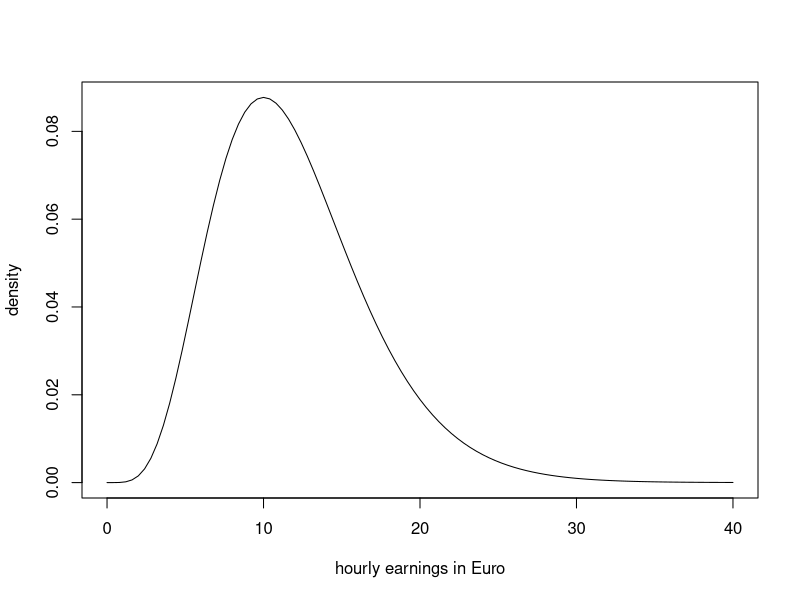
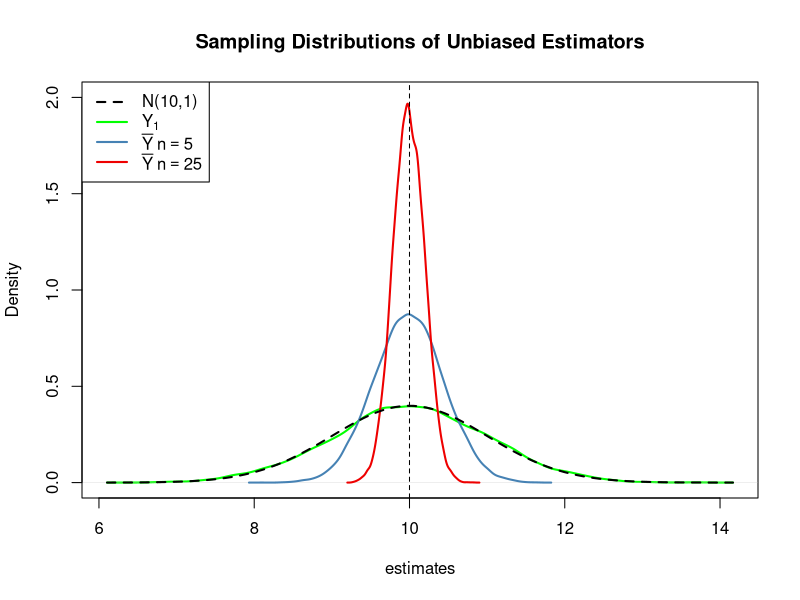
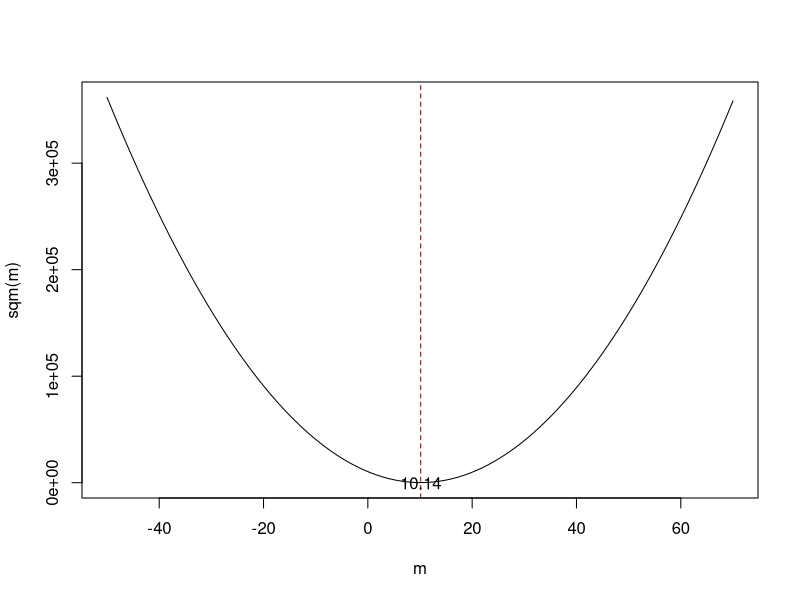
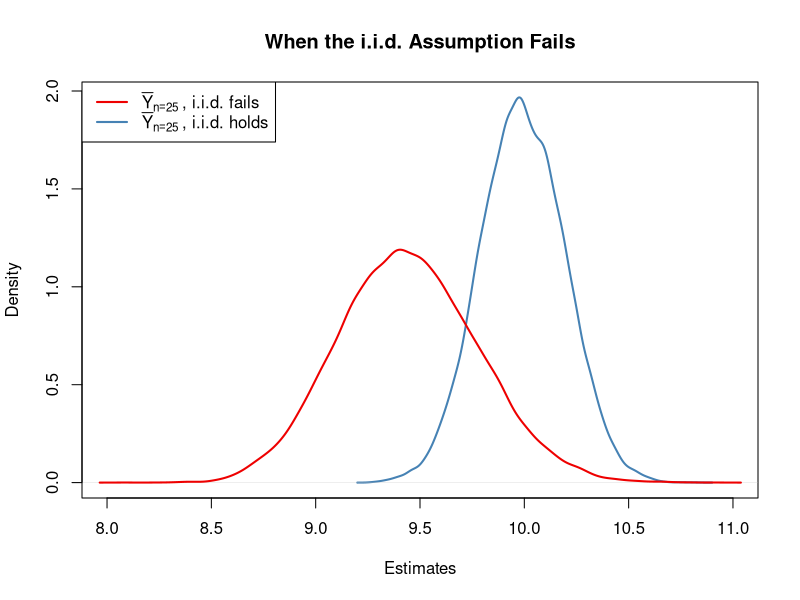
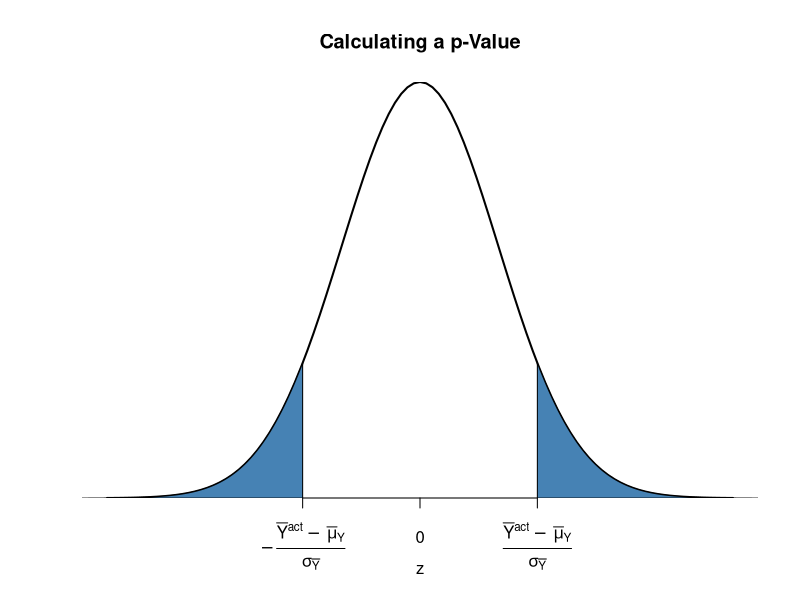
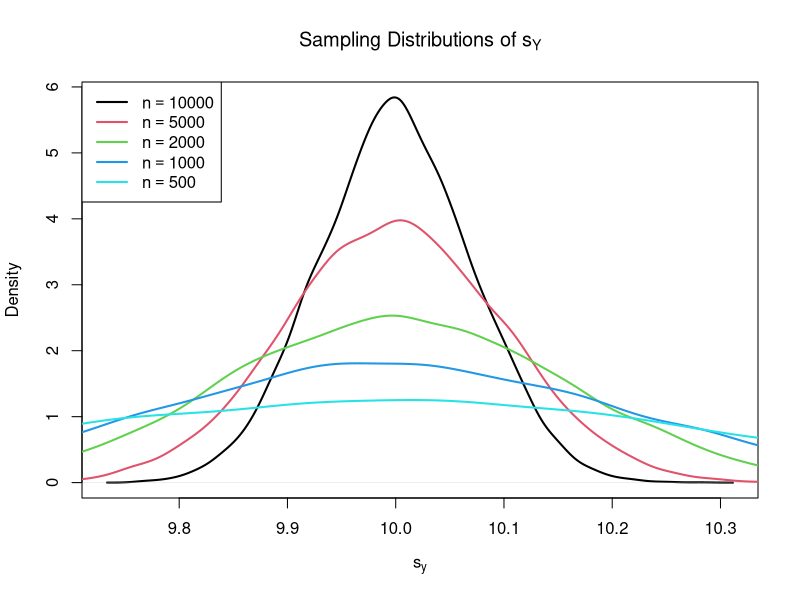
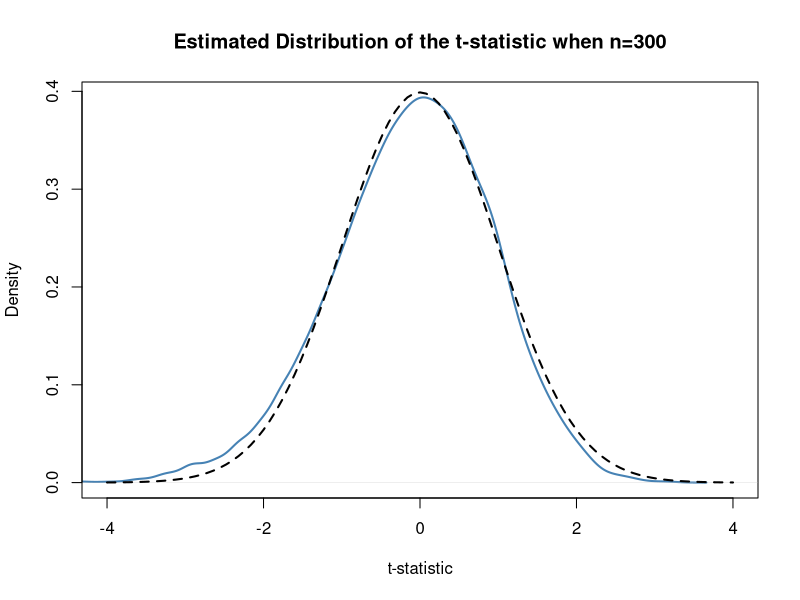
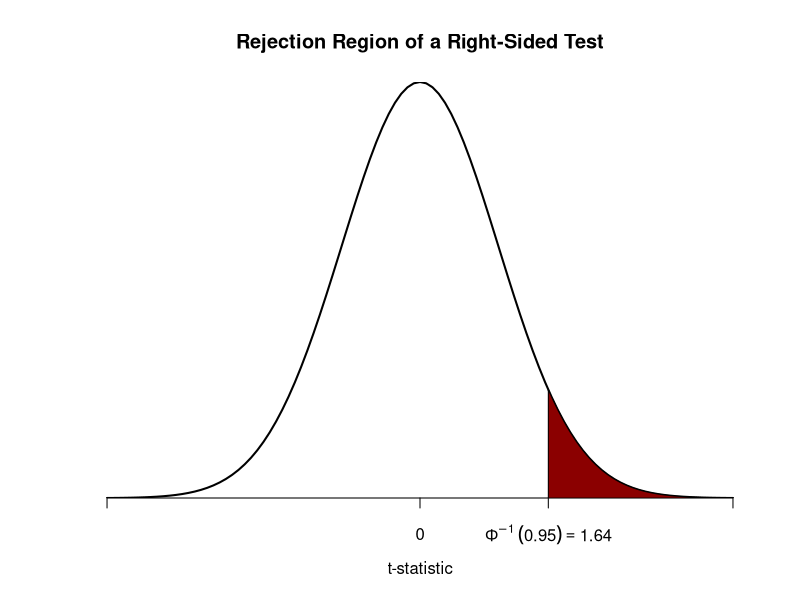

Write the R code that produced these figures, in order. (Note: this script raises an error after producing the figures.)
## ---- chunk 1
cat('
<div class = "keyconcept" id="KC3.1">
<h3 class = "right"> Key Concept 3.1 </h3>          
<h3 class = "left"> Estimators and Estimates </h3>

*Estimators* are functions of sample data drawn from an unknown population. *Estimates* are numeric values computed by estimators based on the sample data. Estimators are random variables because they are functions of *random* data. Estimates are nonrandom numbers.

</div>
')
## ---- chunk 2
cat('\\begin{keyconcepts}[Estimators and Estimates]{3.1}
\\textit{Estimators} are functions of sample data that are drawn randomly from an unknown population. \\textit{Estimates} are numeric values computed by estimators based on the sample data. Estimators are random variables because they are functions of \\textit{random} data. Estimates are nonrandom numbers.
\\end{keyconcepts}')
## ---- chunk 3
# plot the chi_12^2 distribution
curve(dchisq(x, df=12), 
      from = 0, 
      to = 40, 
      ylab = "density", 
      xlab = "hourly earnings in Euro")
## ---- chunk 4
# set seed for reproducibility
set.seed(1)

# sample from the chi_12^2 distribution, use only the first observation
rsamp <- rchisq(n = 100, df = 12)
rsamp[1]
## ---- chunk 5
cat('
<div class = "keyconcept" id="KC3.2">
<h3 class = "right"> Key Concept 3.2 </h3>          
<h3 class = "left"> Bias, Consistency and Efficiency </h3>

Desirable characteristics of an estimator include unbiasedness, consistency and efficiency.

**Unbiasedness:**  
If the mean of the sampling distribution of some estimator $\\hat\\mu_Y$ for the population mean $\\mu_Y$ equals $\\mu_Y$,
$$ E(\\hat\\mu_Y) = \\mu_Y, $$
the estimator is unbiased for $\\mu_Y$. The *bias* of $\\hat\\mu_Y$ then is $0$:

$$ E(\\hat\\mu_Y) - \\mu_Y = 0$$

**Consistency:**

We want the uncertainty of the estimator $\\mu_Y$ to decrease as the number of observations in the sample grows. More precisely, we want the probability that the estimate $\\hat\\mu_Y$ falls within a small interval around the true value $\\mu_Y$ to get increasingly closer to $1$ as $n$ grows. We write this as

$$ \\hat\\mu_Y \\xrightarrow{p} \\mu_Y. $$

**Variance and efficiency:**

We want the estimator to be efficient. Suppose we have two estimators, $\\hat\\mu_Y$ and $\\overset{\\sim}{\\mu}_Y$ and for some given sample size $n$ it holds that

$$ E(\\hat\\mu_Y) = E(\\overset{\\sim}{\\mu}_Y) = \\mu_Y $$
but
$$\\text{Var}(\\hat\\mu_Y) < \\text{Var}(\\overset{\\sim}{\\mu}_Y).$$

We then prefer to use $\\hat\\mu_Y$ as it has a lower variance than $\\overset{\\sim}{\\mu}_Y$, meaning that $\\hat\\mu_Y$ is more *efficient* in using the information provided by the observations in the sample.

</div>
')
## ---- chunk 6
cat('\\begin{keyconcepts}[Bias\\comma Consistency and Efficiency]{3.2}
Desirable characteristics of an estimator include unbiasedness, consistency and efficiency.\\newline

\\textbf{Unbiasedness:}

If the mean of the sampling distribution of some estimator $\\hat\\mu_Y$ for the population mean $\\mu_Y$ equals $\\mu_Y$,
$$ E(\\hat\\mu_Y) = \\mu_Ym, $$
the estimator is unbiased for $\\mu_Y$. The \\textit{bias} of $\\hat\\mu_Y$ then is $0$:

$$ E(\\hat\\mu_Y) - \\mu_Y = 0$$

\\textbf{Consistency:}

We want the uncertainty of the estimator $\\mu_Y$ to decrease as the number of observations in the sample grows. More precisely, we want the probability that the estimate $\\hat\\mu_Y$ falls within a small interval around the true value $\\mu_Y$ to get increasingly closer to $1$ as $n$ grows. We write this as

$$ \\hat\\mu_Y \\xrightarrow{p} \\mu_Y. $$

\\textbf{Variance and efficiency:}

We want the estimator to be efficient. Suppose we have two estimators, $\\hat\\mu_Y$ and $\\overset{\\sim}{\\mu}_Y$ and for some given sample size $n$ it holds that

$$ E(\\hat\\mu_Y) = E(\\overset{\\sim}{\\mu}_Y) = \\mu_Y $$
but
$$\\text{Var}(\\hat\\mu_Y) < \\text{Var}(\\overset{\\sim}{\\mu}_Y).$$

We then prefer to use $\\hat\\mu_Y$ as it has a lower variance than $\\overset{\\sim}{\\mu}_Y$, meaning that $\\hat\\mu_Y$ is more \\textit{efficient} in using the information provided by the observations in the sample.
\\end{keyconcepts}')
## ---- chunk 7
# generate a fictious population
pop <- rnorm(10000, 10, 1)

# sample from the population and estimate the mean
est1 <- replicate(expr = mean(sample(x = pop, size = 5)), n = 25000)

est2 <- replicate(expr = mean(sample(x = pop, size = 25)), n = 25000)

fo <- replicate(expr = sample(x = pop, size = 5)[1], n = 25000)
## ---- chunk 8
# check if object type is vector
is.vector(est1)
is.vector(est2)

# check length
length(est1)
length(est2)
## ---- chunk 9
# plot density estimate Y_1
plot(density(fo), 
      col = 'green', 
      lwd = 2,
      ylim = c(0, 2),
      xlab = 'estimates',
      main = 'Sampling Distributions of Unbiased Estimators')

# add density estimate for the distribution of the sample mean with n=5 to the plot
lines(density(est1), 
     col = 'steelblue', 
     lwd = 2, 
     bty = 'l')

# add density estimate for the distribution of the sample mean with n=25 to the plot
lines(density(est2), 
      col = 'red2', 
      lwd = 2)

# add a vertical line at the true parameter
abline(v = 10, lty = 2)

# add N(10,1) density to the plot
curve(dnorm(x, mean = 10), 
     lwd = 2,
     lty = 2,
     add = T)

# add a legend
legend("topleft",
       legend = c("N(10,1)",
                  expression(Y[1]),
                  expression(bar(Y) ~ n == 5),
                  expression(bar(Y) ~ n == 25)
                  ), 
       lty = c(2, 1, 1, 1), 
       col = c('black','green', 'steelblue', 'red2'),
       lwd = 2)
## ---- chunk 10
# define the function and vectorize it
sqm <- function(m) {
 sum((y-m)^2)
}
sqm <- Vectorize(sqm)

# draw random sample and compute the mean
y <- rnorm(100, 10, 1)
mean(y)
## ---- chunk 11
# plot the objective function
curve(sqm(x), 
      from = -50, 
      to = 70,
      xlab = "m",
      ylab = "sqm(m)")

# add vertical line at mean(y)
abline(v = mean(y), 
       lty = 2, 
       col = "darkred")

# add annotation at mean(y)
text(x = mean(y), 
     y = 0, 
     labels = paste(round(mean(y), 2)))
## ---- chunk 12
# compute the population mean of pop
mean(pop)
## ---- chunk 13
# simulate outcomes for the sample mean when the i.i.d. assumption fails
est3 <-  replicate(n = 25000, 
                   expr = mean(sample(x = sort(pop), 
                                      size = 10, 
                                      prob = c(rep(4, 2500), rep(1, 7500)))))

# compute the sample mean of the outcomes
mean(est3)
## ---- chunk 14
# sampling distribution of sample mean, i.i.d. holds, n=25
plot(density(est2), 
      col = 'steelblue',
      lwd = 2,
      xlim = c(8, 11),
      xlab = 'Estimates',
      main = 'When the i.i.d. Assumption Fails')

# sampling distribution of sample mean, i.i.d. fails, n=25
lines(density(est3),
      col = 'red2',
      lwd = 2)

# add a legend
legend("topleft",
       legend = c(expression(bar(Y)[n == 25]~", i.i.d. fails"),
                  expression(bar(Y)[n == 25]~", i.i.d. holds")
                  ), 
       lty = c(1, 1), 
       col = c('red2', 'steelblue'),
       lwd = 2)
## ---- chunk 15
# plot the standard normal density on the interval [-4,4]
curve(dnorm(x),
      xlim = c(-4, 4),
      main = 'Calculating a p-Value',
      yaxs = 'i',
      xlab = 'z',
      ylab = '',
      lwd = 2,
      axes = 'F')

# add x-axis
axis(1, 
     at = c(-1.5, 0, 1.5), 
     padj = 0.75,
     labels = c(expression(-frac(bar(Y)^"act"~-~bar(mu)[Y,0], sigma[bar(Y)])),
                0,
                expression(frac(bar(Y)^"act"~-~bar(mu)[Y,0], sigma[bar(Y)]))))

# shade p-value/2 region in left tail
polygon(x = c(-6, seq(-6, -1.5, 0.01), -1.5),
        y = c(0, dnorm(seq(-6, -1.5, 0.01)),0), 
        col = 'steelblue')

# shade p-value/2 region in right tail
polygon(x = c(1.5, seq(1.5, 6, 0.01), 6),
        y = c(0, dnorm(seq(1.5, 6, 0.01)), 0), 
        col = 'steelblue')
## ---- chunk 16
# vector of sample sizes
n <- c(10000, 5000, 2000, 1000, 500)

# sample observations, estimate using 'sd()' and plot the estimated distributions
sq_y <- replicate(n = 10000, expr = sd(rnorm(n[1], 10, 10)))
plot(density(sq_y),
     main = expression('Sampling Distributions of' ~ s[Y]),
     xlab = expression(s[y]),
     lwd = 2)

for (i in 2:length(n)) {
  sq_y <- replicate(n = 10000, expr = sd(rnorm(n[i], 10, 10)))
  lines(density(sq_y), 
        col = i, 
        lwd = 2)
}

# add a legend
legend("topleft",
       legend = c(expression(n == 10000),
                  expression(n == 5000),
                  expression(n == 2000),
                  expression(n == 1000),
                  expression(n == 500)), 
       col = 1:5,
       lwd = 2)
## ---- chunk 17
cat('
<div class = "keyconcept" id="KC3.4">
<h3 class = "right"> Key Concept 3.4 </h3>          
<h3 class = "left"> The Standard Error of $\\overline{Y}$ </h3>

Take an i.i.d. sample $Y_1, \\dots, Y_n$. The mean of $Y$ is consistently estimated by $\\overline{Y}$, the sample mean of the $Y_i$. Since $\\overline{Y}$ is a random variable, it has a sampling distribution with variance $\\frac{\\sigma_Y^2}{n}$.

The standard error of $\\overline{Y}$, denoted $SE(\\overline{Y})$ is an estimator of the standard deviation of $\\overline{Y}$:

$$ SE(\\overline{Y}) = \\hat\\sigma_{\\overline{Y}} = \\frac{s_Y}{\\sqrt{n}} $$

The caret (^) over $\\sigma$ indicates that $\\hat\\sigma_{\\overline{Y}}$ is an estimator for $\\sigma_{\\overline{Y}}$. 
</div>
')
## ---- chunk 18
cat('\\begin{keyconcepts}[The Standard Error of $\\overline{Y}$]{3.4}
Take an i.i.d. sample $Y_1, \\dots, Y_n$. The mean of $Y$ is consistently estimated by $\\overline{Y}$, the sample mean of the $Y_i$. Since $\\overline{Y}$ is a random variable, it has a sampling distribution with variance $\\frac{\\sigma_Y^2}{n}$.

The standard error of $\\overline{Y}$, denoted $SE(\\overline{Y})$ is an estimator of the standard deviation of $\\overline{Y}$:

$$ SE(\\overline{Y}) = \\hat\\sigma_{\\overline{Y}} = \\frac{s_Y}{\\sqrt{n}} $$

The caret (\\string^) over $\\sigma$ indicates that $\\hat\\sigma_{\\overline{Y}}$ is an estimator for $\\sigma_{\\overline{Y}}$. 
\\end{keyconcepts}
')
## ---- chunk 19
# draw 10000 samples of size 100 and estimate the mean of Y and
# estimate the standard error of the sample mean

mean_estimates <- numeric(10000)
se_estimates <- numeric(10000)

for (i in 1:10000) {
  
  s <- sample(0:1, 
              size = 100,  
              prob = c(0.9, 0.1),
              replace = T)
  
  mean_estimates[i] <- mean(s)
  se_estimates[i] <- sqrt(mean(s) * (1 - mean(s)) / 100)

}

mean(mean_estimates)
mean(se_estimates)
## ---- chunk 20
# sample and estimate, compute standard error
samplemean_act <- mean(
  sample(0:1, 
         prob = c(0.9, 0.1), 
         replace = T, 
         size = 100))

SE_samplemean <- sqrt(samplemean_act * (1 - samplemean_act) / 100)

# null hypothesis
mean_h0 <- 0.1

# compute the p-value
pvalue <- 2 * pnorm(- abs(samplemean_act - mean_h0) / SE_samplemean)
pvalue
## ---- chunk 21
# compute a t-statistic for the sample mean
tstatistic <- (samplemean_act - mean_h0) / SE_samplemean
tstatistic
## ---- chunk 22
# prepare empty vector for t-statistics
tstatistics <- numeric(10000)

# set sample size
n <- 300

# simulate 10000 t-statistics
for (i in 1:10000) {
  
  s <- sample(0:1, 
              size = n,  
              prob = c(0.9, 0.1),
              replace = T)
  
  tstatistics[i] <- (mean(s)-0.1)/sqrt(var(s)/n)
  
}
## ---- chunk 23
# plot density and compare to N(0,1) density
plot(density(tstatistics),
     xlab = 't-statistic',
     main = 'Estimated Distribution of the t-statistic when n=300',
     lwd = 2,
     xlim = c(-4, 4),
     col = 'steelblue')

# N(0,1) density (dashed)
curve(dnorm(x), 
      add = T, 
      lty = 2, 
      lwd = 2)
## ---- chunk 24
cat('
<div class = "keyconcept" id="KC3.5">
<h3 class = "right"> Key Concept 3.5 </h3>          
<h3 class = "left"> The Terminology of Hypothesis Testing </h3>

In hypothesis testing, two types of mistakes are possible:

1. The null hypothesis *is* rejected although it is true (type-I-error)  

2. The null hypothesis *is not* rejected although it is false (type-II-error) 

The **significance level** of the test is the probability to commit a type-I-error we are willing to accept in advance. E.g., using a prespecified significance level of $0.05$, we reject the null hypothesis if and only if the $p$-value is less than $0.05$. The significance level is chosen before the test is conducted.

An equivalent procedure is to reject the null hypothesis if the observed test statistic is, in absolute value terms, larger than the **critical value** of the test statistic. The critical value is determined by the significance level chosen and defines two disjoint sets of values which are called **acceptance region** and **rejection region**. The acceptance region contains all values of the test statistic for which the test does not reject while the rejection region contains all the values for which the test does reject.

The **$p$-value** is the probability that, in repeated sampling under the same conditions a test statistic is observed that provides just as much evidence against the null hypothesis as the test statistic actually observed.

The actual probability that the test rejects the true null hypothesis is called the **size of the test**. In an ideal setting, the size does equals the significance level.

The probability that the test correctly rejects a false null hypothesis is called **power**. 

</div>
')
## ---- chunk 25
cat('\\begin{keyconcepts}[The Terminology of Hypothesis Testing]{3.5}
In hypothesis testing, two types of mistakes are possible:\\newline

\\begin{enumerate}
\\item The null hypothesis \\textit{is} rejected although it is true (type-I-error)  
\\item The null hypothesis \\textit{is not} rejected although it is false (type-II-error) 
\\end{enumerate}\\vspace{0.5cm}

The \\textit{significance level} of the test is the probability to commit a type-I-error we are willing to accept in advance. E.g., using a prespecified significance level of $0.05$, we reject the null hypothesis if and only if the $p$-value is less than $0.05$. The significance level is chosen before the test is conducted.\\newline

An equivalent procedure is to reject the null hypothesis if the observed test statistic is, in absolute value terms, larger than the \\textit{critical value} of the test statistic. The critical value is determined by the significance level chosen and defines two disjoint sets of values which are called \\textit{acceptance region} and \\textit{rejection region}. The acceptance region contains all values of the test statistic for which the test does not reject while the rejection region contains all the values for which the test does reject.\\newline

The \\textit{$p$-value} is the probability that, in repeated sampling under the same conditions, a test statistic is observed that provides just as much evidence against the null hypothesis as the test statistic actually observed.\\newline

The actual probability that the test rejects the true null hypothesis is called the \\textit{size of the test}. In an ideal setting, the size equals the significance level.\\newline

The probability that the test correctly rejects a false null hypothesis is called \\textit{power}. 
\\end{keyconcepts}
')
## ---- chunk 26
# check whether p-value < 0.05
pvalue < 0.05
## ---- chunk 27
# check the critical value
qnorm(p = 0.975)

# check whether the null is rejected using the t-statistic computed further above
abs(tstatistic) > 1.96
## ---- chunk 28
cat('
<div class = "keyconcept" id="KC3.6">
<h3 class = "right"> Key Concept 3.6 </h3>          
<h3 class = "left"> Testing the Hypothesis $E(Y) = \\mu_{Y,0}$ Against the Alternative $E(Y) \\neq \\mu_{Y,0}$ </h3>

1. Estimate $\\mu_{Y}$ using $\\overline{Y}$ and compute the $SE(\\overline{Y})$, standard error of $\\overline{Y}$.

2. Compute the $t$-statistic.

3. Compute the $p$-value and reject the null hypothesis at the $5\\%$ level of significance if the $p$-value is smaller than $0.05$ or, equivalently, if
$$ \\left\\lvert t^{act} \\right\\rvert > 1.96. $$
</div>

')
## ---- chunk 29
cat('\\begin{keyconcepts}[Testing the Hypothesis $E(Y) = \\mu_{Y,0}$ Against the Alternative $E(Y) \\neq \\mu_{Y,0}$]{3.6}
\\begin{enumerate}
\\item Estimate $\\mu_{Y}$ using $\\overline{Y}$ and compute $SE(\\overline{Y})$, the standard error of $SE(\\overline{Y})$.
\\item Compute the $t$-statistic.
\\item Compute the $p$-value and reject the null hypothesis at the $5\\%$ level of significance if the $p$-value is smaller than $0.05$ or, equivalently, if $$\\left\\lvert t^{act} \\right\\rvert > 1.96.$$
\\end{enumerate}
\\end{keyconcepts}
')
## ---- chunk 30
# plot the standard normal density on the domain [-4,4]
curve(dnorm(x),
      xlim = c(-4, 4),
      main = 'Rejection Region of a Right-Sided Test',
      yaxs = 'i',
      xlab = 't-statistic',
      ylab = '',
      lwd = 2,
      axes = 'F')

# add the x-axis
axis(1, 
     at = c(-4, 0, 1.64, 4), 
     padj = 0.5,
     labels = c('', 0, expression(Phi^-1~(.95)==1.64), ''))

# shade the rejection region in the left tail
polygon(x = c(1.64, seq(1.64, 4, 0.01), 4),
        y = c(0, dnorm(seq(1.64, 4, 0.01)), 0), 
        col = 'darkred')
## ---- chunk 31
# plot the the standard normal density on the domain [-4,4]
curve(dnorm(x),
      xlim = c(-4, 4),
      main = 'Rejection Region of a Left-Sided Test',
      yaxs = 'i',
      xlab = 't-statistic',
      ylab = '',
      lwd = 2,
      axes = 'F')

# add x-axis
axis(1, 
     at = c(-4, 0, -1.64, 4), 
     padj = 0.5,
     labels = c('', 0, expression(Phi^-1~(.05)==-1.64), ''))

# shade rejection region in right tail
polygon(x = c(-4, seq(-4, -1.64, 0.01), -1.64),
        y = c(0, dnorm(seq(-4, -1.64, 0.01)), 0), 
        col = 'darkred')
## ---- chunk 32
cat('
<div class = "keyconcept" id="KC3.7">
<h3 class = "right"> Key Concept 3.7 </h3>          
<h3 class = "left"> Confidence Intervals for the Population Mean </h3>

A $95\\%$ confidence interval for $\\mu_Y$ is a random variable that contains the true $\\mu_Y$ in $95\\%$ of all possible random samples. When $n$ is large we can use the normal approximation. Then, $99\\%$, $95\\%$, $90\\%$ confidence intervals are

\\begin{align}
&99\\%\\text{ confidence interval for } \\mu_Y = \\left[ \\overline{Y} \\pm 2.58 \\times SE(\\overline{Y}) \\right], \\\\
&95\\%\\text{ confidence interval for } \\mu_Y = \\left[\\overline{Y} \\pm 1.96 \\times SE(\\overline{Y}) \\right], \\\\
&90\\%\\text{ confidence interval for } \\mu_Y = \\left[ \\overline{Y} \\pm 1.64 \\times SE(\\overline{Y}) \\right].
\\end{align}

These confidence intervals are sets of null hypotheses we cannot reject in a two-sided hypothesis test at the given level of confidence.

Now consider the following statements.

1. In repeated sampling, the interval
$$ \\left[ \\overline{Y} \\pm 1.96 \\times SE(\\overline{Y}) \\right] $$
covers the true value of $\\mu_Y$ with a probability of $95\\%$.

2. We have computed $\\overline{Y} = 5.1$ and $SE(\\overline{Y})=2.5$ so the interval
$$ \\left[ 5.1  \\pm 1.96 \\times 2.5 \\right] = \\left[0.2,10\\right] $$ covers the true value of $\\mu_Y$ with a probability of $95\\%$.

While 1. is right (this is in line with the definition above), 2. is wrong and none of your lecturers wants to read such a sentence in a term paper, written exam or similar, believe us.
The difference is that, while 1. is the definition of a random variable, 2. is one possible *outcome* of this random variable so there is no meaning in making any probabilistic statement about it. Either the computed interval does cover $\\mu_Y$ *or* it does not!

</div>
')
## ---- chunk 33
cat('\\begin{keyconcepts}[Confidence Intervals for the Population Mean]{3.7}
A $95\\%$ confidence interval for $\\mu_Y$ is a \\texttt{random variable} that contains the true $\\mu_Y$ in $95\\%$ of all possible random samples. When $n$ is large we can use the normal approximation. Then, $99\\%$, $95\\%$, $90\\%$ confidence intervals are

\\begin{align}
&99\\%\\text{ confidence interval for } \\mu_Y = \\left[ \\overline{Y} \\pm 2.58 \\times SE(\\overline{Y}) \\right], \\\\
&95\\%\\text{ confidence interval for } \\mu_Y = \\left[\\overline{Y} \\pm 1.96 \\times SE(\\overline{Y}) \\right], \\\\
&90\\%\\text{ confidence interval for } \\mu_Y = \\left[ \\overline{Y} \\pm 1.64 \\times SE(\\overline{Y}) \\right].
\\end{align}

These confidence intervals are sets of null hypotheses we cannot reject in a two-sided hypothesis test at the given level of confidence.\\newline

Now consider the following statements.\\newline

\\begin{enumerate}
\\item In repeated sampling, the interval
$$ \\left[ \\overline{Y} \\pm 1.96 \\times SE(\\overline{Y}) \\right] $$
covers the true value of $\\mu_Y$ with a probability of $95\\%$.

\\item We have computed $\\overline{Y} = 5.1$ and $SE(\\overline{Y})=2.5$ so the interval
$$ \\left[5.1  \\pm 1.96 \\times 2.5 \\right] = \\left[0.2,10\\right] $$ covers the true value of $\\mu_Y$ with a probability of $95\\%$.
\\end{enumerate}\\vspace{0.5cm}

While 1. is right (this is in line with the definition above), 2. is wrong and none of your lecturers wants to read such a sentence in a term paper, written exam or similar, believe us.
The difference is that, while 1. is the definition of a random variable, 2. is one possible \\textit{outcome} of this random variable so there is no meaning in making any probabilistic statement about it. Either the computed interval \\textit{does cover} $\\mu_Y$ or it \\textit{does not}!
\\end{keyconcepts}
')
## ---- chunk 34
# set seed
set.seed(1)

# generate some sample data
sampledata <- rnorm(100, 10, 10)

# check the type of the outcome produced by t.test
typeof(t.test(sampledata))

# display the list elements produced by t.test
ls(t.test(sampledata))
## ---- chunk 35
t.test(sampledata)$"conf.int"
## ---- chunk 36
t.test(sampledata)
## ---- chunk 37
# set random seed
set.seed(1)

# draw data from two different populations with equal mean
sample_pop1 <- rnorm(100, 10, 10)
sample_pop2 <- rnorm(100, 10, 20)

# perform a two sample t-test
t.test(sample_pop1, sample_pop2)
## ---- chunk 38
# load the 'readxl' package
library(readxl)
## ---- chunk 39
# import the data into R
cps <- read_excel(path = 'data/cps_ch3.xlsx')
## ---- chunk 40
# load the 'dplyr' package
library(dplyr)
## ---- chunk 41
# get an overview of the data structure
head(cps)

# group data by gender and year and compute the mean, standard deviation
# and number of observations for each group
avgs <- cps %>% 
        group_by(a_sex, year) %>% 
        summarise(mean(ahe08), 
                  sd(ahe08), 
                  n())

# print the results to the console
print(avgs)
## ---- chunk 42
# split the dataset by gender
male <- avgs %>% dplyr::filter(a_sex == 1) 

female <- avgs %>% dplyr::filter(a_sex == 2)

# rename columns of both splits
colnames(male)   <- c("Sex", "Year", "Y_bar_m", "s_m", "n_m")
colnames(female) <- c("Sex", "Year", "Y_bar_f", "s_f", "n_f")

# estimate gender gaps, compute standard errors and confidence intervals for all dates
gap <- male$Y_bar_m - female$Y_bar_f

gap_se <- sqrt(male$s_m^2 / male$n_m + female$s_f^2 / female$n_f)

gap_ci_l <- gap - 1.96 * gap_se

gap_ci_u <- gap + 1.96 * gap_se

result <- cbind(male[,-1], female[,-(1:2)], gap, gap_se, gap_ci_l, gap_ci_u)

# print the results to the console
print(result, digits = 3)
## ---- chunk 43
# set random seed
set.seed(123)

# generate dataset
X <- runif(n = 100, 
           min = 18, 
           max = 70)

Y <- X + rnorm(n=100, 50, 15)

# plot observations
plot(X, 
     Y, 
     type = "p",
     main = "A Scatterplot of X and Y",
     xlab = "Age",
     ylab = "Earnings",
     col = "steelblue",
     pch = 19)
## ---- chunk 44
# compute sample covariance of X and Y
cov(X, Y)

# compute sample correlation between X and Y
cor(X, Y)

# an equivalent way to compute the sample correlation
cov(X, Y) / (sd(X) * sd(Y))
## ---- chunk 45
library(MASS)

# set random seed
set.seed(1)

# positive correlation (0.81)
example1 <- mvrnorm(100,
                    mu = c(0, 0), 
                    Sigma = matrix(c(2, 2, 2, 3), ncol = 2),
                    empirical = TRUE)

# negative correlation (-0.81)
example2 <- mvrnorm(100,
                    mu = c(0, 0), 
                    Sigma = matrix(c(2, -2, -2, 3), ncol = 2),
                    empirical = TRUE)

# no correlation 
example3 <- mvrnorm(100,
                    mu = c(0, 0), 
                    Sigma = matrix(c(1, 0, 0, 1), ncol = 2),
                    empirical = TRUE)

# no correlation (quadratic relationship)
X <- seq(-3, 3, 0.01)
Y <- - X^2 + rnorm(length(X))

example4 <- cbind(X, Y)

# divide plot area as 2-by-2 array
par(mfrow = c(2, 2))

# plot datasets
plot(example1, col = 'steelblue', pch = 20, xlab = 'X', ylab = 'Y', 
     main = "Correlation = 0.81")

plot(example2, col = 'steelblue', pch = 20, xlab = 'X', ylab = 'Y', 
     main = "Correlation = -0.81")

plot(example3, col = 'steelblue', pch = 20, xlab = 'X', ylab = 'Y', 
     main = "Correlation = 0")

plot(example4, col = 'steelblue', pch = 20, xlab = 'X', ylab = 'Y', 
     main = "Correlation = 0")
## ---- chunk 46
if (my_output=="html") {
  cat('
<div  class = "DCexercise">

#### 1. Biased ... {-}

Consider the following alternative estimator for $\\mu_Y$, the mean of the $Y_i$

$$\\widetilde{Y}=\\frac{1}{n-1}\\sum\\limits_{i=1}^n Y_i$$

In this exercise we will illustrate that this estimator is a biased estimator for $\\mu_Y$.

**Instructions:**

  + Define a function <tt>Y_tilde</tt> that implements the estimator above.
  
  + Randomly draw 5 observations from the $\\mathcal{N}(10, 25)$ distribution and compute an estimate using <tt>Y_tilde()</tt>. Repeat this procedure 10000 times and store the results in <tt>est_biased</tt>. 
  
  + Plot a histogram of <tt>est_biased</tt>.
  
  + Add a red vertical line at $\\mu=10$ using the function <tt>abline()</tt>.
  
<iframe src="DCL/ex3_1.html" frameborder="0" scrolling="no" style="width:100%;height:400px"></iframe>

**Hints:**

  + To compute the sum of a vector you can use <tt>sum()</tt>, to get the length of a vector you can use <tt>length()</tt>.
  
  + Use the function <tt>replicate()</tt> to compute repeatedly estimates of random samples. With the arguments <tt>expr</tt> and <tt>n</tt> you can specify the operation and how often it has to be replicated.
  
  + A histogram can be plotted with the function <tt>hist()</tt>.
  
  + The point on the x-axis as well as the color for the vertical line can be specified via the arguments <tt>v</tt> and <tt>col</tt>.

</div>')
} else {
  cat('\\begin{center}\\textit{This interactive part of the book is only available in the HTML version.}\\end{center}')
}
## ---- chunk 47
if (my_output=="html") {
  cat('
<div  class = "DCexercise">

#### 2. ... but consistent estimator {-}

Consider again the estimator from the previous exercise. It is available in your environment as the function <tt>Y_tilde()</tt>. You are requested to do the same procedure as in the previous exercise. This time, however, increase the number of observations to draw from 5 to 1000. 

What do you notice? What can you say about this estimator?

**Instructions:**

  + Randomly draw 1000 observations from the $\\mathcal{N}(10, 25)$ distribution and compute an estimate of the mean using <tt>Y_tilde()</tt>. Repeat this procedure 10000 times and store the results in <tt>est_consistent</tt>. 
  
  + Plot a histogram of <tt>est_consistent</tt>.
  
  + Add a red vertical line at $\\mu=10$ using the function <tt>abline()</tt>.
  
<iframe src="DCL/ex3_2.html" frameborder="0" scrolling="no" style="width:100%;height:340px"></iframe>

**Hints:**

  + Use the function <tt>replicate()</tt> to compute estimates of repeatedly drawn random samples. Using the arguments <tt>expr</tt> and <tt>n</tt> you may specify the operation and how often it will be replicated.
  
  + A histogram can be plotted with the function <tt>hist()</tt>.
  
  + The position on the x-axis as well as the color for the vertical line can be specified via the arguments <tt>v</tt> and <tt>col</tt>.

</div>')}
## ---- chunk 48
if (my_output=="html") {
  cat('
<div  class = "DCexercise">

#### 3. Efficiency of an Estimator {-}

In this exercise we want to illustrate the result that the sample mean

$$\\hat{\\mu}_Y=\\sum\\limits_{i=1}^{n}a_iY_i$$ with the equal weighting scheme $a_i=\\frac{1}{n}$ for $i=1,...,n$ is the best linear unbiased estimator (BLUE) of $\\mu_Y$. 

As an alternative, consider the estimator

$$\\tilde{\\mu}_Y=\\sum\\limits_{i=1}^{n}b_iY_i$$

where $b_i$ gives the first $\\frac{n}{2}$ observations a higher weighting than the second $\\frac{n}{2}$ observations (we assume that $n$ is even for simplicity). 

The vector of weights <tt>w</tt> has been defined already and is available in your working environment.

**Instructions:**

  + Verify that $\\tilde{\\mu}$ is an unbiased estimator of $\\mu_Y$, the mean of the $Y_i$.
  
  + Implement the alternative estimator of $\\mu_Y$ as a function <tt>mu_tilde()</tt>.

  + Randomly draw 100 observations from the $\\mathcal{N}(5, 10)$ distribution and compute estimates with both estimators. Repeat this procedure 10000 times and store the results in <tt>est_bar</tt> and <tt>est_tilde</tt>.
  
  + Compute the sample variances of <tt>est_bar</tt> and <tt>est_tilde</tt>. What can you say about both estimators?
  
<iframe src="DCL/ex3_3.html" frameborder="0" scrolling="no" style="width:100%;height:420px"></iframe>

**Hints:**

  + In order for $\\tilde{\\mu}$ to be an unbiased estimator all weights have to sum up to 1.
  
  + Use the function <tt>replicate()</tt> to compute estimates of repeatedly drawn samples. With the arguments <tt>expr</tt> and <tt>n</tt> you can specify the operation and how often it is replicated.

  + You may use <tt>var()</tt> the compute the sample variance.

</div>')}
## ---- chunk 49
if (my_output=="html") {
  cat('
<div  class = "DCexercise">

#### 4. Hypothesis Test --- $t$-statistic {-}

Consider the CPS dataset from Chapter \\@ref(aattggoe) again. The dataset <tt>cps</tt> is available in your working environment.

We suppose that the average hourly earnings (in prices of 2012) <tt>ahe12</tt> exceed 23.50 $\\$/h$ and wish to test this hypothesis at a significance level of $\\alpha=0.05$. Please do the following:

**Instructions:**

  + Compute the test statistic by hand and assign it to <tt>tstat</tt>.
  
  + Use <tt>tstat</tt> to accept or reject the null hypothesis. Please do so using the normal approximation. 
  
<iframe src="DCL/ex3_4.html" frameborder="0" scrolling="no" style="width:100%;height:340px"></iframe>

**Hints:**

  + We test $H_0:\\mu_{Y_{ahe}}\\leq 23.5$ vs. $H_1:\\mu_{Y_{ahe}}>23.5$. That is, we conduct a right-sided test.
  
  + The $t$-statistic is defined as $\\frac{\\bar{Y}-\\mu_{Y,0}}{s_{Y}/\\sqrt{n}}$ where $s_Y$ denotes the sample variance.

  + To decide whether the null hypothesis is accepted or rejected you can compare the $t$-statistic with the respective quantile of the standard normal distribution. Use logical operators.

</div>')}
## ---- chunk 50
if (my_output=="html") {
  cat('
<div  class = "DCexercise">

#### 5. Hypothesis Test --- $p$-value {-}

Reconsider the test situation from the previous exercise. The dataset <tt>cps</tt> as well as the vector <tt>tstat</tt> are available in your working environment.

Instead of using the $t$-statistic as decision criterion you may also use the $p$-value. Now please do the following:

**Instructions:**

  + Compute the $p$-value by hand and assign it to <tt>pval</tt>.
  
  + Use <tt>pval</tt> to accept or reject the null hypothesis.
  
<iframe src="DCL/ex3_5.html" frameborder="0" scrolling="no" style="width:100%;height:340px"></iframe>

**Hints:**

  + The $p$-value for a right-sided test can be computed as $p=P(t>t^{act}|H_0)$.
  
  + We reject the null if $p<\\alpha$. Use logical operators to check for this.

</div>')}
## ---- chunk 51
if (my_output=="html") {
  cat('
<div  class = "DCexercise">

#### 6. Hypothesis Test --- One Sample $t$-test {-}

In the last two exercises we discussed two ways of conducting a hypothesis test. These approaches are somewhat cumbersome to apply by hand which is why <tt>R</tt> provides the function <tt>t.test()</tt>. It does most of the work automatically. <tt>t.test()</tt> provides $t$-statistics, $p$-values and even confidence intervals (more on the latter in later exercises). Note that <tt>t.test()</tt> uses the $t$-distribution instead of the normal distribution which becomes important when the sample size is small. 

The dataset <tt>cps</tt> and the variable <tt>pval</tt> from Exercise 3.4 are available in your working environment.

**Instructions:**

  + Conduct the hypothesis test from previous exercises using the function <tt>t.test()</tt>.
  
  + Extract the $t$-statistic and the $p$-value from the list created by <tt>t.test()</tt>. Assign them to the variables <tt>tstat</tt> and <tt>pvalue</tt>.
  
  + Verify that using the normal approximation here is valid as well by computing the difference between both $p$-values.
  
<iframe src="DCL/ex3_6.html" frameborder="0" scrolling="no" style="width:100%;height:340px"></iframe>

**Hints:**

  + The type of the test as well as the null hypothesis can be specified via the arguments <tt>alternative</tt> and <tt>mu</tt>.
  
  + The $t$-statistic and the $p$-value can be obtained via <tt>\\$statistic</tt> and <tt>\\$p.value</tt>, respectively.

</div>')}
## ---- chunk 52
if (my_output=="html") {
  cat('
<div  class = "DCexercise">

#### 7. Hypothesis Test --- Two Sample $t$-test {-}

Consider the annual maximum sea levels at Port Pirie (Southern Australia) and Fremantle (Western Australia) for the last 30 years.

The observations are made available as vectors <tt>portpirie</tt> and <tt>fremantle</tt> in your working environment.

**Instructions:**

  + Test whether there is a significant difference in the annual maximum sea levels at a significance level of $\\alpha=0.05$.

<iframe src="DCL/ex3_7.html" frameborder="0" scrolling="no" style="width:100%;height:340px"></iframe>

**Hints:**

  + We test $H_0:\\mu_{P}-\\mu_{F}=0$ vs. $H_1:\\mu_{P}-\\mu_{F}\\ne 0$. That is, we conduct a two sample $t$-test.
  
  + For a two sample $t$-test the function <tt>t.test()</tt> expects two vectors containing the data.

</div>')}
## ---- chunk 53
if (my_output=="html") {
  cat('
<div  class = "DCexercise">

#### 8. Confidence Interval {-}

Reconsider the test situation concerning the annual maximum sea levels at Port Pirie and Fremantle.

The variables <tt>portpirie</tt> and <tt>fremantle</tt> are again available in your working environment.

**Instructions:**

  + Construct a $95\\%$-confidence interval for the difference in the sea levels using <tt>t.test()</tt>.

<iframe src="DCL/ex3_8.html" frameborder="0" scrolling="no" style="width:100%;height:340px"></iframe>

**Hint:**

  + The function <tt>t.test()</tt> computes a $95\\%$ confidence interval by default. This is accessible via <tt>$conf.int</tt>.

</div>')}
## ---- chunk 54
if (my_output=="html") {
  cat('
<div  class = "DCexercise">

#### 9. (Co)variance and Correlation I {-}

Consider a random sample $(X_i, Y_i)$ for $i=1,...,100$.

The respective vectors <tt>X</tt> and <tt>Y</tt> are available in your working environment.

**Instructions:**

  + Compute the variance of $X$ using the function <tt>cov()</tt>.
  
  + Compute the covariance of $X$ and $Y$.
  
  + Compute the correlation between $X$ and $Y$.

<iframe src="DCL/ex3_9.html" frameborder="0" scrolling="no" style="width:100%;height:340px"></iframe>

**Hints:**

  + The variance is a special case of the covariance.
  
  + <tt>cov()</tt> as well as <tt>cor()</tt> expect a vector for each variable.

</div>')}
## ---- chunk 55
if (my_output=="html") {
  cat('
<div  class = "DCexercise">

#### 10. (Co)variance and Correlation II {-}

In this exercise we want to examine the limitations of the correlation as a dependency measure. 

Once the session has initialized you will see the plot of 100 realizations from two random variables $X$ and $Y$.

The respective observations are available in the vectors <tt>X</tt> and <tt>Y</tt> in your working environment.

**Instructions:**

  + Compute the correlation between $X$ and $Y$. Interpret your result critically.

<iframe src="DCL/ex3_10.html" frameborder="0" scrolling="no" style="width:100%;height:340px"></iframe>

**Hint:**

  + <tt>cor()</tt> expects a vector for each variable.

</div>')}
